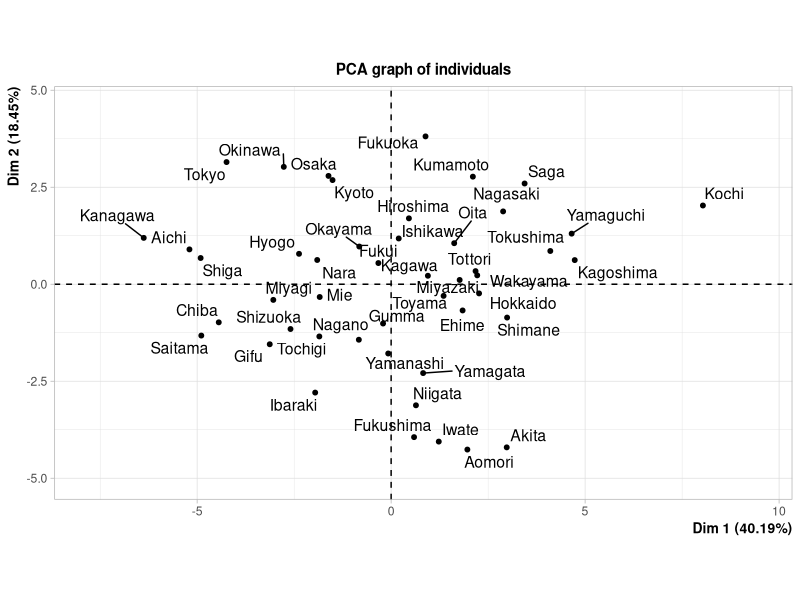
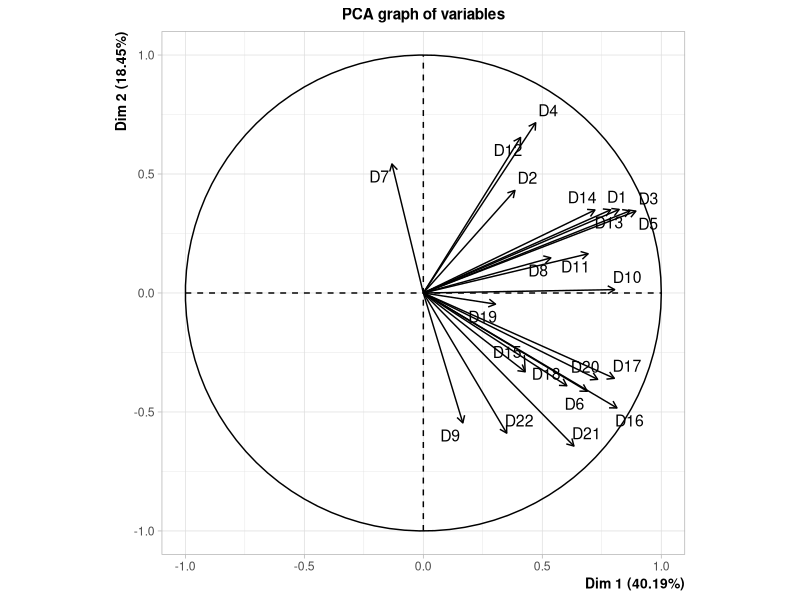
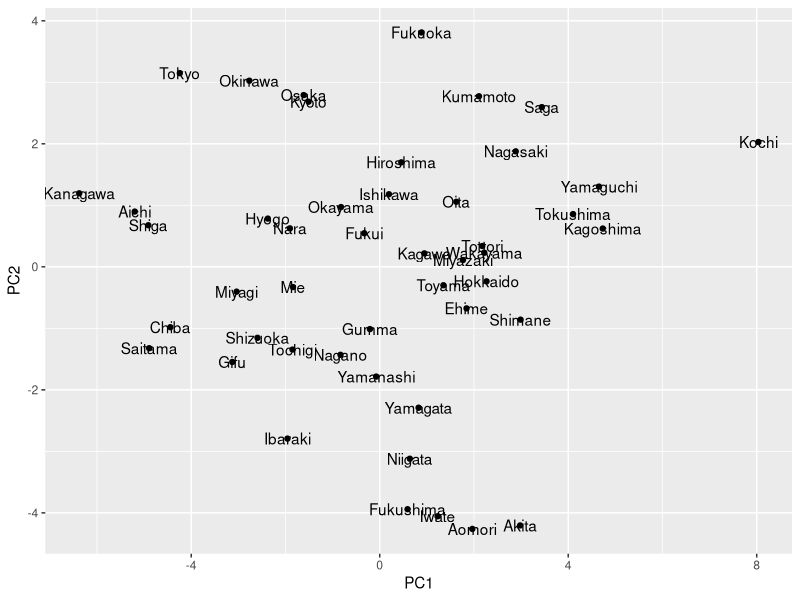
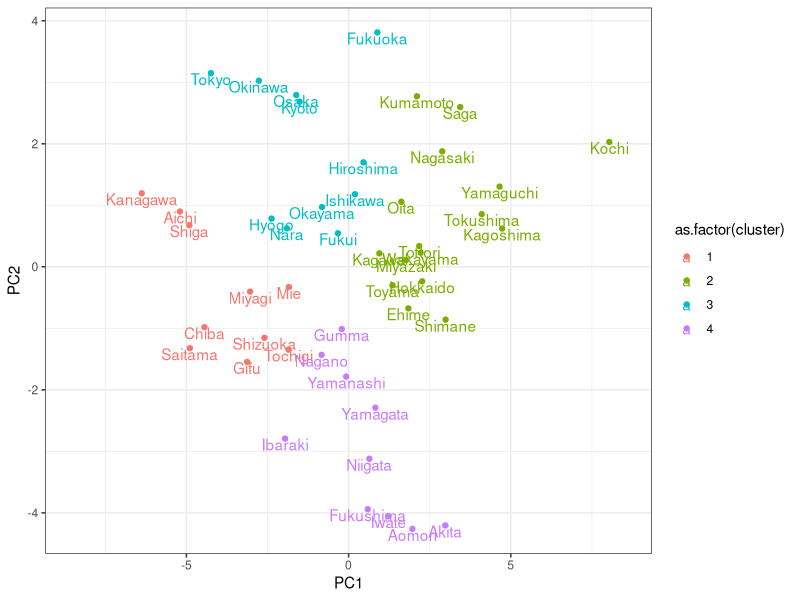
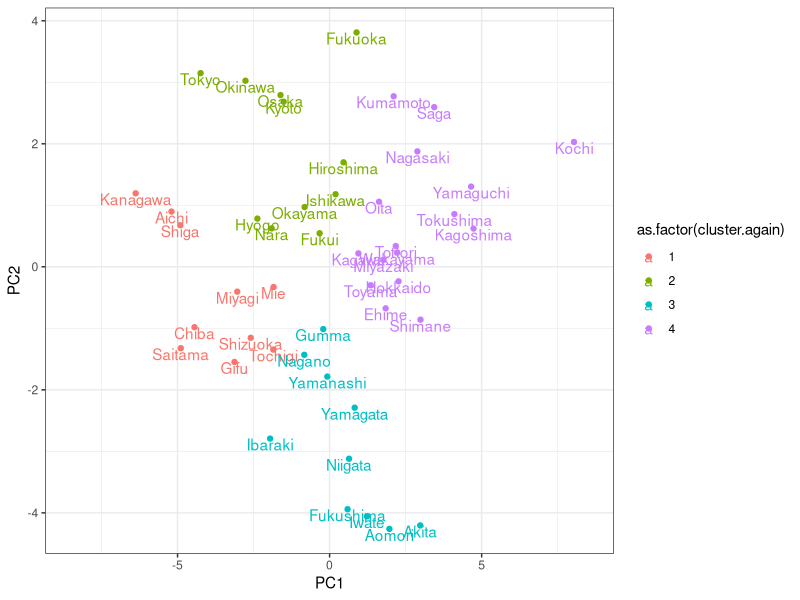
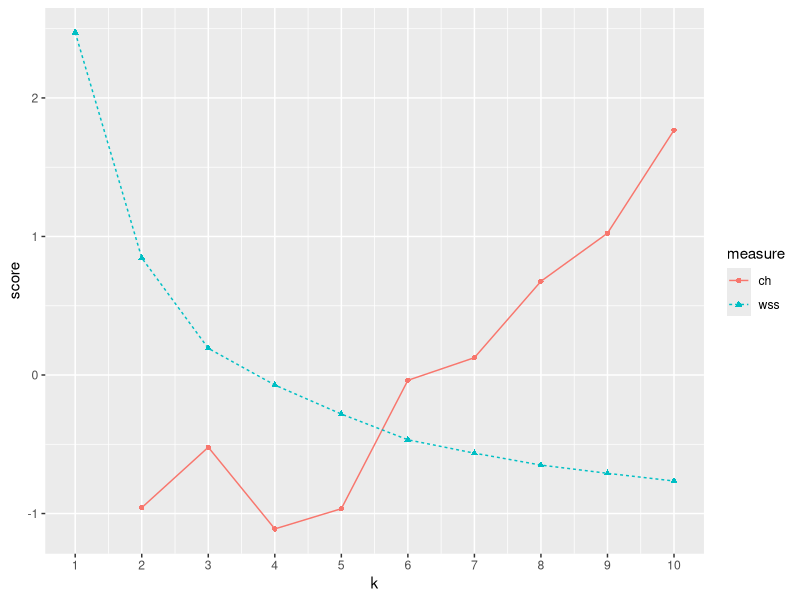
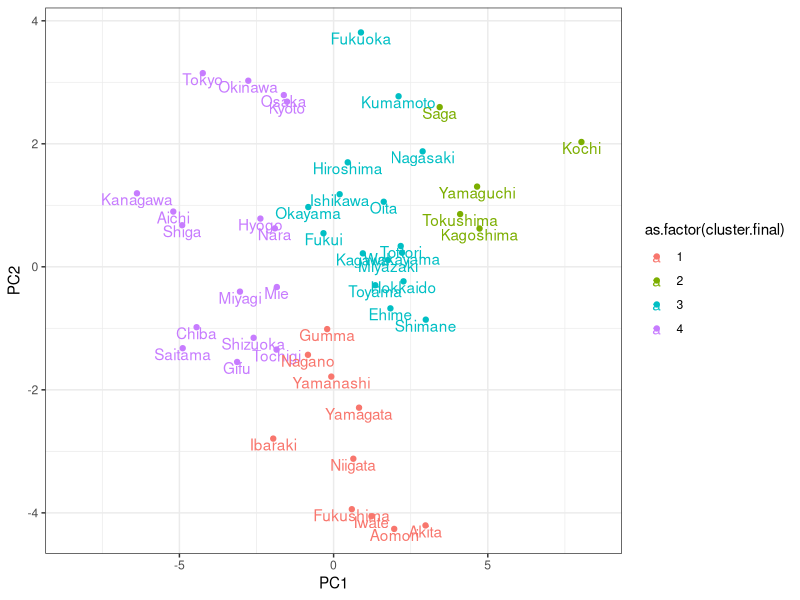
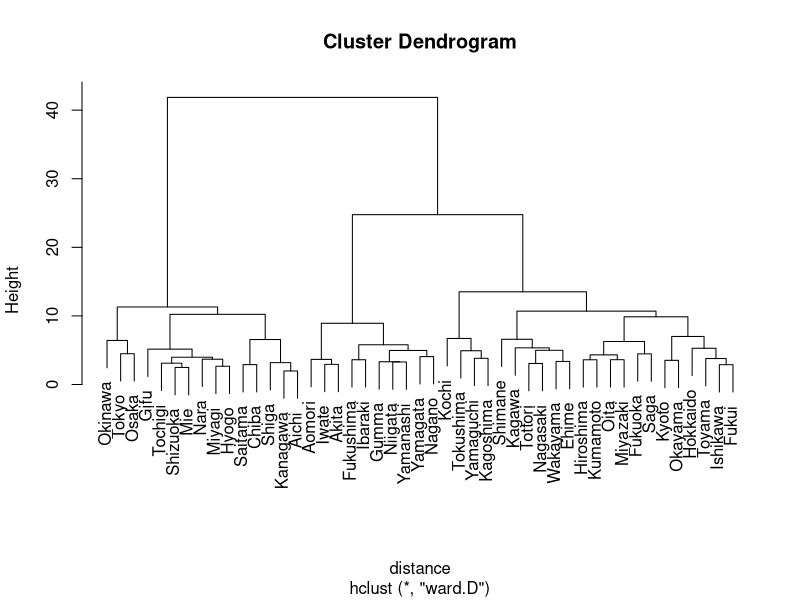

Write R code to recreate these figures, in order.
## ---- chunk 1
library(reshape2)
library(dplyr)
library(ggplot2)
library(FactoMineR)
library(fpc)
## ---- chunk 2
iryou <- read.csv(file="Iryou-Pref.csv")
head(iryou)
## ---- chunk 3
rownames(iryou) <- iryou$Pref
vars <- colnames(iryou)[-1]
## ---- chunk 4
summary(iryou[,vars])
## ---- chunk 5
iryou.std <- as.data.frame(scale(iryou[,vars]))
## ---- chunk 6
round(apply(iryou.std,2,mean),3)
round(apply(iryou.std,2,var),3)
## ---- chunk 7
pca <- PCA(iryou.std)
## ---- chunk 8
names(pca)
## ---- chunk 9
iryou.std$PC1 <- pca$ind$coord[,1]
iryou.std$PC2 <- pca$ind$coord[,2]
ggplot(iryou.std, aes(x=PC1,y=PC2)) +
  geom_point() +
  geom_text(aes(label=rownames(iryou.std)))
## ---- chunk 10
set.seed(12345)
## ---- chunk 11
clst<-kmeans(iryou.std[,c("PC1","PC2")],centers=4,iter.max=100)
## ---- chunk 12
names(clst)
length(clst$cluster)
## ---- chunk 13
iryou.std$cluster <- clst$cluster
p.cluster <- ggplot(iryou.std,aes(x=PC1,y=PC2,color=as.factor(cluster)))
p.cluster <- p.cluster + geom_point()
p.cluster <- p.cluster + geom_text(aes(label=rownames(iryou.std),vjust=1))
p.cluster <- p.cluster+xlim(-8.5,8.5)
p.cluster <- p.cluster+theme_bw()
plot(p.cluster)
## ---- chunk 14
set.seed(54321)
## ---- chunk 15
clst.again <- kmeans(iryou.std[,c("PC1","PC2")],centers=4,iter.max=100)
## ---- chunk 16
iryou.std$cluster.again <- clst.again$cluster
p.cluster <- ggplot(iryou.std,aes(x=PC1,y=PC2,color=as.factor(cluster.again)))
p.cluster <- p.cluster + geom_point()
p.cluster <- p.cluster + geom_text(aes(label=rownames(iryou.std),vjust=1))
p.cluster <- p.cluster+xlim(-8.5,8.5)
p.cluster <- p.cluster+theme_bw()
plot(p.cluster)
## ---- chunk 17
sqr_edist <- function(x, y){
  sum((x-y)^2)
}

wss.cluster <- function(clustermat){
  c0 <- apply(clustermat, 2, FUN=mean)
  sum(apply(clustermat, 1, FUN=function(row){sqr_edist(row,c0)}))
}

wss.total <- function(dmatrix, labels){
  wsstot <- 0
  k <- length(unique(labels))
  for(i in 1:k){
    wsstot <- wsstot + wss.cluster(subset(dmatrix, labels==i))
  }
  wsstot
}

totss <- function(dmatrix){
  grandmean <- apply(dmatrix,2,FUN=mean)
  sum(apply(dmatrix, 1, FUN=function(row){sqr_edist(row, grandmean)}))
}
ch_criterion <- function(dmatrix, kmax, method="kmeans"){
  if(!(method %in% c("kmeans", "hclust"))){
    stop("method must be one of c('kmeans','hclust')")
  }
  npts <- dim(dmatrix)[1] # number of rows
  totss <- totss(dmatrix)
  wss <- numeric(kmax)
  crit <- numeric(kmax)
  
  wss[1] <- (npts-1)*sum(apply(dmatrix,2,var))
  for(k in 2:kmax){
    if(method=="kmeans"){
      clustering <- kmeans(dmatrix, k, nstart=10, iter.max = 100)
      wss[k] <- clustering$tot.withinss
    } else {
      d <- dist(dmatrix, method="euclidean")
      pfit <- hclust(d, method="ward")
      labels <- cutree(pfit, k=k)
      wss[k] <- wss.total(dmatrix, labels)
    }
  }
  bss <- totss - wss
  crit.num <- bss/(0:(kmax-1))
  crit.denom <- wss/(npts - 1:kmax)
  crit <- crit.num / crit.denom
  crit[1] <- NA
  list(crit=crit, wss=wss, totss=totss)
}
## ---- chunk 18
pcs <- c("PC1", "PC2")
clustcrit <- ch_criterion(iryou.std[,pcs], 10, method="kmeans")
critframe <- data.frame(k=1:10, ch=scale(clustcrit$crit), wss=scale(clustcrit$wss))
critframe2 <- melt(critframe, id.vars = c("k"), variable.name = "measure", value.name = "score")
ggplot(critframe2, aes(x=k, y=score, color=measure)) +
  geom_point(aes(shape=measure)) +
  geom_line(aes(linetype=measure)) +
  scale_x_continuous(breaks = 1:10, labels = 1:10)
## ---- chunk 19
cboot <- clusterboot(iryou.std[,c("PC1","PC2")], clustermethod = kmeansCBI, krange=3:4)
## ---- chunk 20
group <- cboot$result$partition
for(i in 1:3){
  print(paste("cluster", i))
  print(iryou$Pref[group==i])
}
## ---- chunk 21
cboot$bootmean
## ---- chunk 22
iryou.std$cluster.final <- cboot$result$partition
p.cluster <- ggplot(iryou.std,aes(x=PC1,y=PC2,color=as.factor(cluster.final)))
p.cluster <- p.cluster + geom_point()
p.cluster <- p.cluster + geom_text(aes(label=rownames(iryou.std),vjust=1))
p.cluster <- p.cluster+xlim(-8.5,8.5)
p.cluster <- p.cluster+theme_bw()
plot(p.cluster)
## ---- chunk 23
iryou$cluster <- iryou.std$cluster.final
## ---- chunk 24
iryou %>% group_by(cluster) %>% summarise(avgD1=mean(D1))
## ---- chunk 25
iryou %>% group_by(cluster) %>% summarise(avgD2=mean(D2))
## ---- chunk 26
iryou %>% group_by(cluster) %>% summarise(avgD3=mean(D3))
## ---- chunk 27
iryou %>% group_by(cluster) %>% summarise(avgD4=mean(D4))
## ---- chunk 28
iryou %>% group_by(cluster) %>% summarise(avgD5=mean(D5))
## ---- chunk 29
iryou %>% group_by(cluster) %>% summarise(avgD6=mean(D6))
## ---- chunk 30
iryou %>% group_by(cluster) %>% summarise(avgD7=mean(D7))
## ---- chunk 31
iryou %>% group_by(cluster) %>% summarise(avgD8=mean(D8))
## ---- chunk 32
iryou %>% group_by(cluster) %>% summarise(avgD9=mean(D9))
## ---- chunk 33
iryou %>% group_by(cluster) %>% summarise(avgD10=mean(D10))
## ---- chunk 34
iryou %>% group_by(cluster) %>% summarise(avgD11=mean(D11))
## ---- chunk 35
iryou %>% group_by(cluster) %>% summarise(avgD12=mean(D12))
## ---- chunk 36
iryou %>% group_by(cluster) %>% summarise(avgD13=mean(D13))
## ---- chunk 37
iryou %>% group_by(cluster) %>% summarise(avgD14=mean(D14))
## ---- chunk 38
iryou %>% group_by(cluster) %>% summarise(avgD15=mean(D15))
## ---- chunk 39
iryou %>% group_by(cluster) %>% summarise(avgD16=mean(D16))
## ---- chunk 40
iryou %>% group_by(cluster) %>% summarise(avgD17=mean(D17))
## ---- chunk 41
iryou %>% group_by(cluster) %>% summarise(avgD18=mean(D18))
## ---- chunk 42
iryou %>% group_by(cluster) %>% summarise(avgD19=mean(D19))
## ---- chunk 43
iryou %>% group_by(cluster) %>% summarise(avgD20=mean(D20))
## ---- chunk 44
iryou %>% group_by(cluster) %>% summarise(avgD21=mean(D21))
## ---- chunk 45
iryou %>% group_by(cluster) %>% summarise(avgD22=mean(D22))
## ---- chunk 46
distance <- dist(iryou.std[,vars],method="euclidean")
## ---- chunk 47
fit <- hclust(distance, method="ward")
plot(fit)
## ---- chunk 48
group <- cutree(fit, k=3)
for(i in 1:3){
  print(paste("cluster", i))
  print(iryou$Pref[group==i])
}
